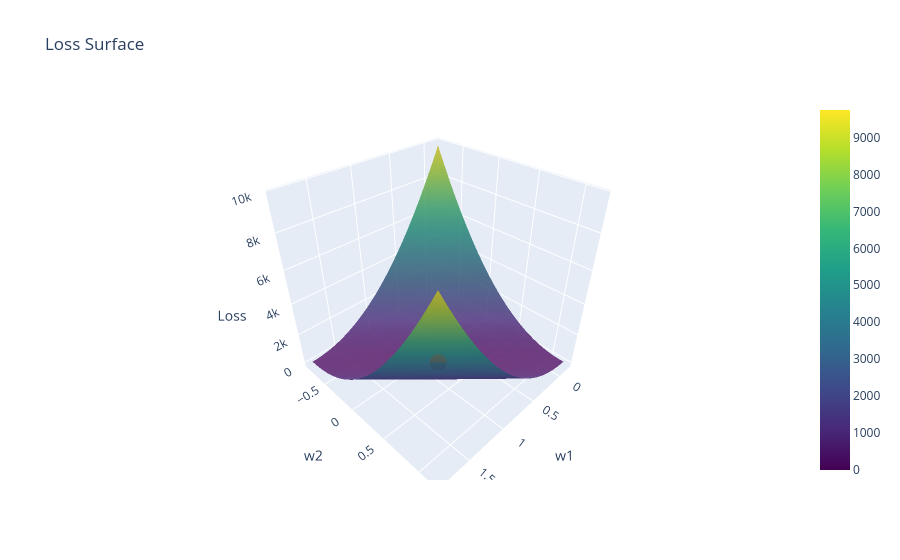

Notebook source saved alongside this figure:
### Code cell
# creazione del grafico interattivo con Plotly
fig = go.Figure(data=[go.Surface(z=loss, x=W1, y=W2, colorscale='Viridis', opacity=0.8)])
fig.add_trace(go.Scatter3d(x=[w_model[0]], y=[w_model[1]], z=[np.mean((y - x @ w_model) ** 2)], mode='markers', marker=dict(size=10, color='red'), name='ERM'))
fig.update_layout(title='Loss Surface', scene=dict(xaxis_title='w1', yaxis_title='w2', zaxis_title='Loss'))
fig.show()

### Figure 1 — Plotly figure (JSON) as saved in the notebook; plotly's stock layout.template omitted (floating-point values rounded to 4 significant figures; data arrays with more than 128 entries replaced by an {"elided": "..."} marker saying what was removed)
{"data": [{"colorscale": [[0, "#440154"], [0.1111, "#482878"], [0.2222, "#3e4989"], [0.3333, "#31688e"], [0.4444, "#26828e"], [0.5556, "#1f9e89"], [0.6667, "#35b779"], [0.7778, "#6ece58"], [0.8889, "#b5de2b"], [1, "#fde725"]], "opacity": 0.8, "type": "surface", "x": {"elided": "100x100 float values"}, "y": {"elided": "100x100 float values"}, "z": {"elided": "100x100 float values"}}, {"marker": {"color": "red", "size": 10}, "mode": "markers", "name": "ERM", "type": "scatter3d", "x": [0.8425], "y": [0.1761], "z": [0.02897]}], "layout": {"scene": {"xaxis": {"title": {"text": "w1"}}, "yaxis": {"title": {"text": "w2"}}, "zaxis": {"title": {"text": "Loss"}}}, "title": {"text": "Loss Surface"}}}
